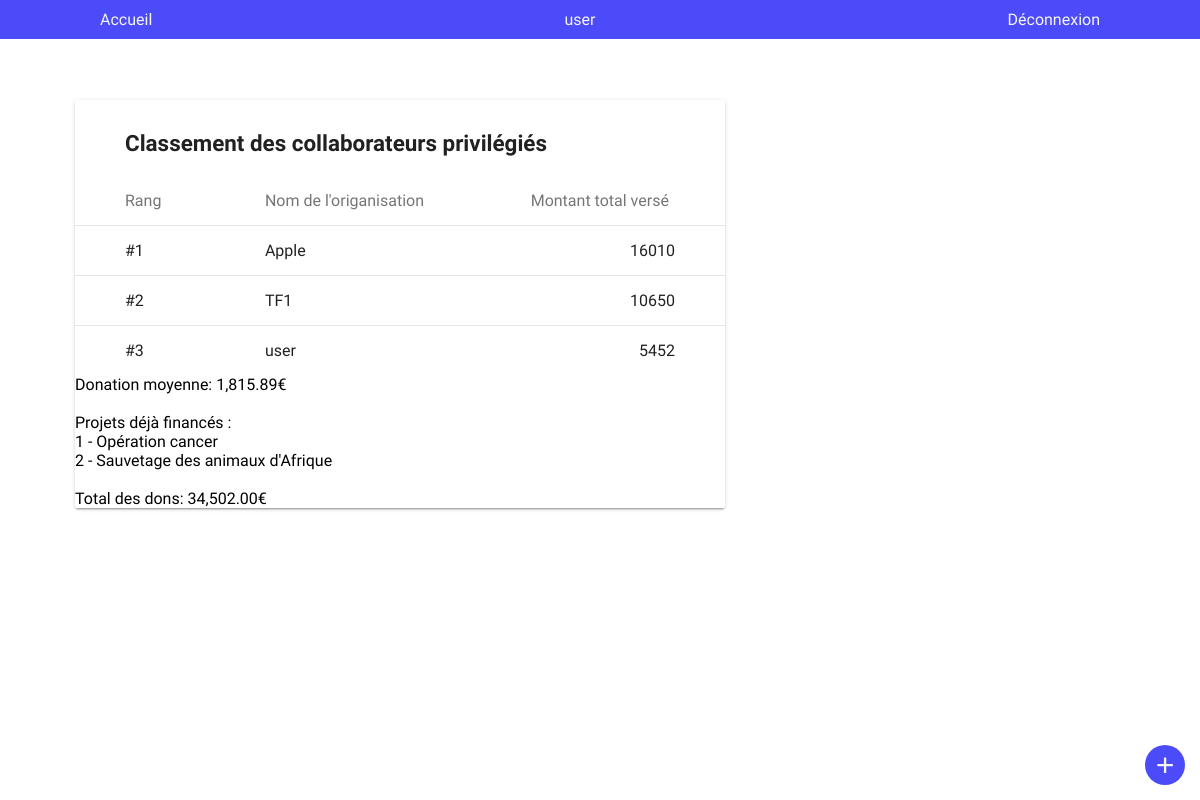
Screenshot of /top-utilisateur/index.php (signed in) with the database file from the repository.
### tables this page shows
CREATE TABLE `projet` (
  `idProjet` int(11) NOT NULL,
  `nomProjet` varchar(100) NOT NULL,
  `couverture` varchar(255) NOT NULL,
  `descriptionProjet` varchar(500) NOT NULL,
  `montantAPayer` float NOT NULL,
  `montantActuel` float NOT NULL,
  `importance` int(3) NOT NULL
);

### classes/class.BDD.inc.php (called while the page is built, shortened)
<?php
class BDD
{
    private $connection;
    private $servername;
    private $username;
    private $password;
    private $dbname;
    function __construct()
    {
        $this->servername = 'localhost';
        $this->username   = 'root';
        $this->password   = '';
        $this->dbname     = 'partenaire';
    }
    private function on()
    {
        try {
            $conn = new PDO(
            "mysql:host=$this->servername;
           dbname=$this->dbname",
             $this->username,
             $this->password
            );
            $conn->setAttribute(PDO::ATTR_ERRMODE, PDO::ERRMODE_EXCEPTION);
            $this->connection = $conn;
        } catch (PDOException $e) {
            throw Error('La connexion à échouée : ' . $e->getMessage());
        }
    }
    private function off()
    {
        $this->connection = null;
    }
    public function getAvgDonation() {
        $req = 'SELECT AVG(montant) AS moyenne FROM donation LIMIT 1';
        $stmt = $this->connection->prepare($req);
        $stmt->execute();
        $res = $stmt->fetch();
        $res = $res['moyenne'];
        return $res;
    }
    public function getProjetsFinis() {
        $req = 'SELECT nomProjet FROM projet WHERE montantActuel = 0';
        $stmt = $this->connection->prepare($req);
        $stmt->execute();
        $res = $stmt->fetchAll();
        return $res;
    }
    public function getTotalDonation() {
        $req = 'SELECT SUM(montant) as total FROM donation LIMIT 1';
        $stmt = $this->connection->prepare($req);
        $stmt->execute();
        $res = $stmt->fetch();
        $res = $res['total'];
        return $res;
    }
    public function getProjectsForUser($idPartenaire)
    {
        $donationsReq = 'SELECT idDonation, montant
                         FROM donation
                         WHERE idPartenaire = :idPartenaire';
        $donations = $this->connection->prepare($donationsReq);
        $donations->bindParam(":idPartenaire", $idPartenaire);
        $donations->execute();
        $donationsResult = $donations->fetchAll();
        $allData = [];
        $dataReq = 'SELECT
                      P.nomProjet,
                      P.couverture,
                      P.montantAPayer,
                      P.montantActuel,
                      P.descriptionProjet,
                      A.montant AS "MontantAttribue"
                    FROM
                      affectation AS A
                    INNER JOIN
                      projet as P ON A.idProjet = P.idProjet
                    WHERE
                      A.idDonation = :idDonation';
        $data = $this->connection->prepare($dataReq);
        $data->bindParam(":idDonation", $idDonation);
        foreach ($donationsResult as $donation) {
            $idDonation = $donation['idDonation'];
            $data->execute();
            $allData[] = [
              'idDonation' => $idDonation,
              'montantDonation' => $donation['montant'],
              'projectData' => $data->fetchAll()
            ];
        }
        return $allData;
    }
    public function getBestClients()
    {
        $req = 'SELECT nom, SUM(montant) AS montant
                FROM partenaire AS P
                INNER JOIN donation AS D ON P.idPartenaire = D.idPartenaire
                GROUP BY nom
                ORDER BY montant DESC
                LIMIT 3';
        $stmt = $this->connection->prepare($req);
        $stmt->execute();
        $res = $stmt->fetchAll();
        return $res;
    }
}

### classes/class.Partenaire.inc.php (called while the page is built, shortened)
<?php
class Partenaire
{
    private $nom;
    function __construct($pId, $pNom, $pLogin, $pPassword, $pListeDonations)
    {
        $this->nom = $pNom;
    }
    public function getNom()
    {
        return $this->nom;
    }
}

### views/pages/best-clients.php (the view)
<header class="header">
  <a href="<?php echo $_SESSION['home'] ?>">Accueil</a>
  <span><?php echo $currentUser->getNom(); ?></span>
  <a href="<?php echo $_SESSION['home'] ?>?logout=true">Déconnexion</a>
</header>
<section class="section">
  <div class="card">
    <h2 class="section__title table__title">Classement des collaborateurs privilégiés</h2>
    <table class="table">
      <thead class="table__header">
        <tr class="table__row">
          <td class="string-col">Rang</td>
          <td class="string-col">Nom de l'origanisation</td>
          <td class="string-col">Montant total versé</td>
        </tr>
      </thead>
      <tbody class="table__body">
        <?php foreach ($bestClients as $i => $bestClient) : ?>
          <tr class="table__row">
            <td class="string-col">#<?php echo $i + 1; ?></td>
            <td class="string-col"><?php echo $bestClient['nom']; ?></td>
            <td class="numeric-col"><?php echo $bestClient['montant']; ?></td>
          </tr>
        <?php endforeach; ?>
      </tbody>
    </table>
    <p>Donation moyenne: <?php echo number_format($avgDonation, 2); ?>€</p>
    <br>
    <p>Projets déjà financés :</p>
    <?php foreach ($finishedProjects as $i => $project) : ?>
      <p><?php echo $i + 1 . " - " . $project['nomProjet']; ?></p>
    <?php endforeach; ?>
    <br>
    <p>Total des dons: <?php echo number_format($totalDonation, 2); ?>€</p>
  </div>
</section>

### assets/styles/main.css (style rules this page uses)
* { box-sizing: border-box }
:root { --white: #f6f6f6; --indiego: #4B4BF9; --red: #E74C3C; --shadow-2: 0px 3px 1px -2px rgba(0, 0, 0, 0.2), 0px 2px 2px 0px rgba(0, 0, 0, 0.14), 0px 1px 5px 0px rgba(0, 0, 0, 0.12); --shadow-8: 0px 5px 5px -3px rgba(0, 0, 0, 0.2), 0px 8px 10px 1px rgba(0, 0, 0, 0.14), 0px 3px 14px 2px rgba(0, 0, 0, 0.12); }
body { margin: 0; font-family: 'Muli', sans-serif; overflow-x: hidden; -webkit-font-smoothing: antialiased; background-color: #fff; }
p { margin: 0; }
a { text-decoration: none; color: var(--indiego); }
.header { display: flex; position: fixed; top: 0; left: 0; right: 0; justify-content: space-between; padding: 10px 100px; background-color: var(--indiego); color: var(--white); z-index: 5; }
.header > a { color: var(--white); }
.section { margin-top: 100px; width: 100%; padding: 0 75px; max-width: 1440px; }
.card { box-shadow: var(--shadow-2); border-radius: 3px; padding-top: 30px; width: 100%; position: relative; max-width: 650px; white-space: nowrap; overflow-y: auto; }
.table { border-collapse: collapse; width: 100%; margin: 0 auto; }
.table__title { margin: 0 0 20px 50px; font-size: 1.4rem; }
.table__header { color: rgba(0, 0, 0, 0.54); }
.table__body, .table__title { color: rgba(0, 0, 0, 0.87); }
.table__row { border-bottom: 1px solid rgba(0, 0, 0, 0.1); }
.table__body > .table__row:last-of-type { border-bottom-width: 0; }
.string-col, .numeric-col { padding: 15px 50px; }
.string-col { text-align: left; }
.numeric-col { text-align: right; }

### rows the page displays
projet: nomProjet "Opération cancer"
projet: nomProjet "Sauvetage des animaux d'Afrique"

### other values shown
$currentUser->getNom() "user"
$bestClient['nom'] "Apple"
$bestClient['montant'] "16010"
$bestClient['nom'] "TF1"
$bestClient['montant'] "10650"
$bestClient['nom'] "user"
$bestClient['montant'] "5452"
$avgDonation "1,815.89"
$totalDonation "34,502.00"
